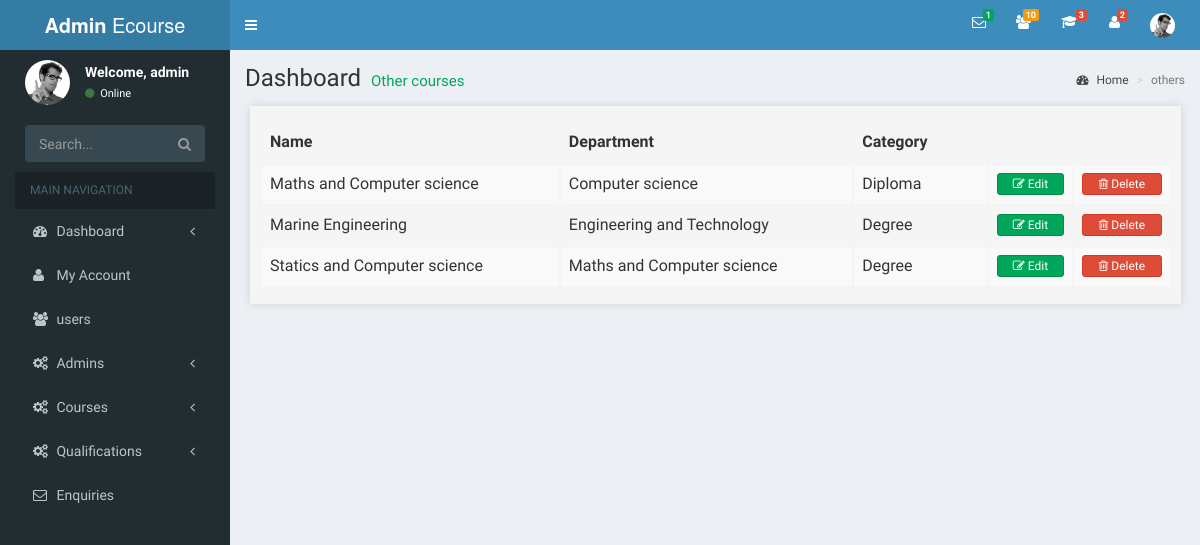
Screenshot of /admin/others.php with the database file from the repository.
### tables this page shows
CREATE TABLE IF NOT EXISTS `courses` (
  `id` int(10) NOT NULL AUTO_INCREMENT,
  `name` varchar(100) NOT NULL,
  `department` varchar(100) NOT NULL,
  `category` varchar(100) NOT NULL,
  PRIMARY KEY (`id`)
);

### admin/others.php (the view, shortened to what this page needs)
<?php
  require('layout/sidebar.php')
?>
  <div class="content-wrapper">
    <section class="content-header">
      <h1>
        Dashboard
        <small>Other courses</small>
      </h1>
      <ol class="breadcrumb">
        <li><a href="#"><i class="fa fa-dashboard"></i> Home</a></li>
        <li class="active">others</li>
      </ol>
    </section>
     <div class="all-courses">
            <div class="courses_outer">
                 <div class="course_table">
                        <table id="example" class="table table-striped table-bordered display">
                            <thead class="table_header">
                              <tr>
                                <th>Name</th>
                                <th>Department</th>
                                <th>Category</th>
                              </tr>
                            </thead>
                            <tbody>
                            <?php
                              $sql_query="SELECT * FROM courses";
                              $result_set=mysql_query($sql_query);
                              while($row=mysql_fetch_row($result_set))
                             {
                                ?>
                             <tr>
                              <td><?php echo $row[1]; ?></td>
                              <td><?php echo $row[2]; ?></td>
                              <td><?php echo $row[3]; ?></td>
                              <td align="center"><a href="javascript:edit_id('<?php echo $row[0]; ?>')"><button type="button" class="btn btn-block btn-success btn-xs"> <div class="fa fa-edit"></div> Edit</button></a></td>
                              <td align="center"><a href="javascript:id('<?php echo $row[0]; ?>')"><button type="button" class="btn btn-block btn-danger btn-xs"><div class="fa  fa-trash-o"></div> Delete</button></a></td>
                             </tr>
                             <?php
                                  }
                                ?>
                            </tbody>
                        </table>
                     </div>
            </div>
       </div>
   </div>
  </div>
<?php
  require('layout/footer.php')
?>

### rows the page displays
courses: name "Maths and Computer science", department "Computer science", category "Diploma"
courses: name "Marine Engineering", department "Engineering and Technology", category "Degree"
courses: name "Statics and Computer science", department "Maths and Computer science", category "Degree"

### other values shown
$num_rows "1"
$num_rows "10"
$num_rows "3"
$num_rows "2"
